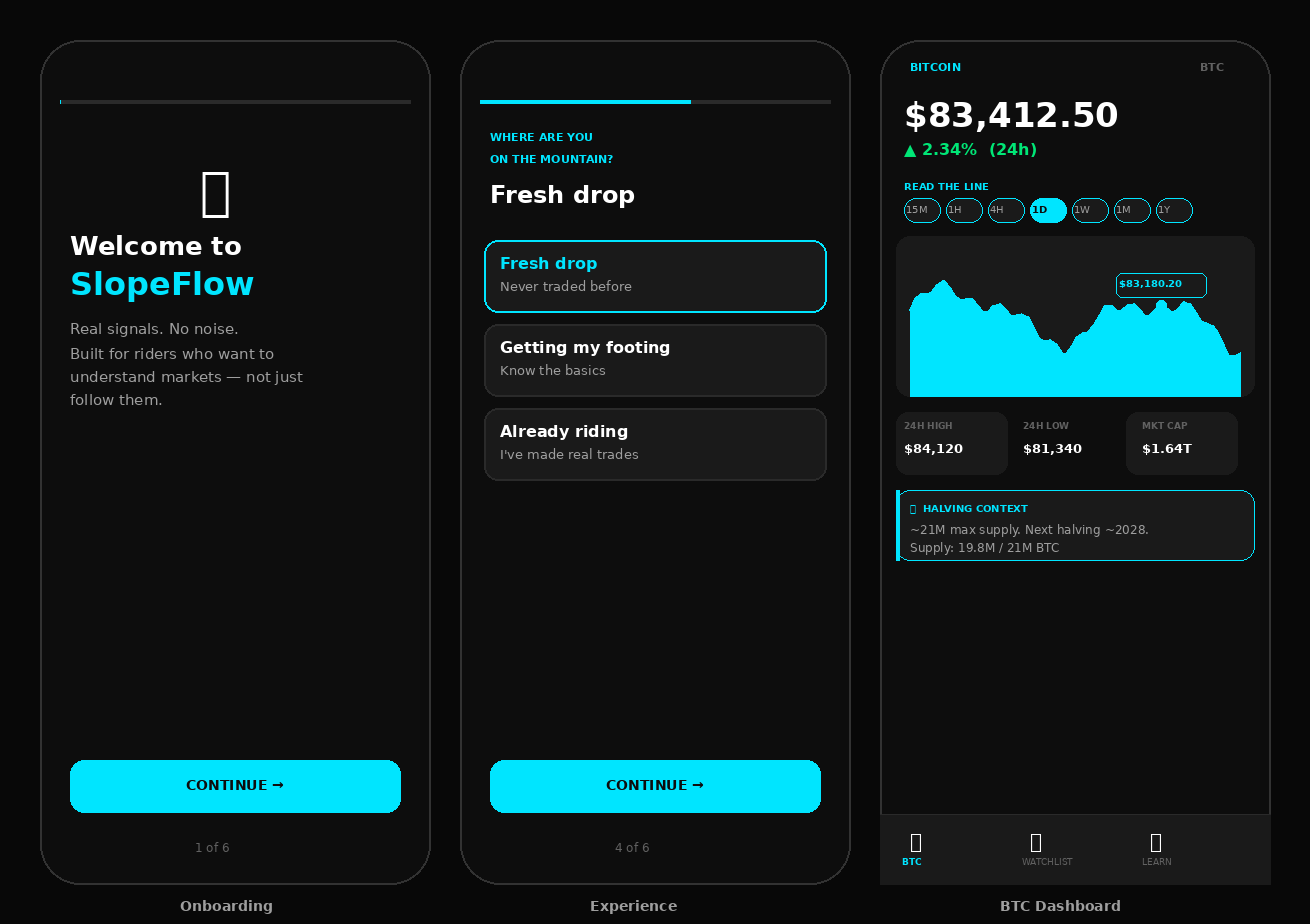

Python code for this plot:
from PIL import Image, ImageDraw, ImageFont
import math

# Colors
BG       = (13, 13, 13)
CARD     = (26, 26, 26)
BORDER   = (42, 42, 42)
ACCENT   = (0, 229, 255)
GREEN    = (0, 230, 118)
RED      = (255, 23, 68)
GOLD     = (255, 214, 0)
WHITE    = (255, 255, 255)
GRAY     = (158, 158, 158)
MUTED    = (97, 97, 97)

W, H = 390, 844  # iPhone-ish
SCREENS = 3
GAP = 30
TOTAL_W = W * SCREENS + GAP * (SCREENS - 1)
img = Image.new('RGB', (TOTAL_W + 80, H + 80), (8, 8, 8))
draw = ImageDraw.Draw(img)

def phone(x_off, y_off):
    # Phone frame
    draw.rounded_rectangle([x_off, y_off, x_off+W, y_off+H], radius=40, fill=BG, outline=(50,50,50), width=2)

def rect(draw, x, y, w, h, fill, radius=14, outline=None, width=1):
    draw.rounded_rectangle([x, y, x+w, y+h], radius=radius, fill=fill, outline=outline, width=width)

def text(draw, x, y, s, size=14, color=WHITE, bold=False, center=False, max_w=None):
    try:
        font = ImageFont.truetype("/usr/share/fonts/truetype/dejavu/DejaVuSans-Bold.ttf" if bold else "/usr/share/fonts/truetype/dejavu/DejaVuSans.ttf", size)
    except:
        font = ImageFont.load_default()
    if center and max_w:
        bbox = draw.textbbox((0,0), s, font=font)
        tw = bbox[2] - bbox[0]
        x = x + (max_w - tw) // 2
    draw.text((x, y), s, fill=color, font=font)

def progress_bar(draw, xo, yo, pct):
    draw.rectangle([xo+20, yo+60, xo+W-20, yo+63], fill=BORDER)
    draw.rectangle([xo+20, yo+60, xo+20+int((W-40)*pct), yo+63], fill=ACCENT)

# ─── SCREEN 1: ONBOARDING (Welcome) ────────────────────────────────────────
X0, Y0 = 40, 40
phone(X0, Y0)
progress_bar(draw, X0, Y0, 0.0)

text(draw, X0+160, Y0+120, "🏔", size=52, center=False)
text(draw, X0+30, Y0+190, "Welcome to", size=26, bold=True)
text(draw, X0+30, Y0+225, "SlopeFlow", size=32, bold=True, color=ACCENT)
text(draw, X0+30, Y0+280, "Real signals. No noise.", size=15, color=GRAY)
text(draw, X0+30, Y0+305, "Built for riders who want to", size=15, color=GRAY)
text(draw, X0+30, Y0+328, "understand markets — not just", size=15, color=GRAY)
text(draw, X0+30, Y0+351, "follow them.", size=15, color=GRAY)

# Continue button
rect(draw, X0+30, Y0+720, W-60, 52, ACCENT, radius=14)
text(draw, X0+30, Y0+737, "CONTINUE →", size=14, color=BG, bold=True, center=True, max_w=W-60)
text(draw, X0+155, Y0+800, "1 of 6", size=12, color=MUTED)

# ─── SCREEN 2: EXPERIENCE ───────────────────────────────────────────────────
X1 = X0 + W + GAP
phone(X1, Y0)
progress_bar(draw, X1, Y0, 0.6)

text(draw, X1+30, Y0+90, "WHERE ARE YOU", size=11, color=ACCENT, bold=True)
text(draw, X1+30, Y0+112, "ON THE MOUNTAIN?", size=11, color=ACCENT, bold=True)
text(draw, X1+30, Y0+140, "Fresh drop", size=24, bold=True)

# Option cards
opts = [
    ("Fresh drop",        "Never traded before",    True),
    ("Getting my footing","Know the basics",         False),
    ("Already riding",    "I've made real trades",  False),
]
oy = Y0 + 200
for label, sub, active in opts:
    outline_col = ACCENT if active else BORDER
    fill_col = (0, 229, 255, 18) if active else CARD
    rect(draw, X1+24, oy, W-48, 72, CARD, radius=14,
         outline=ACCENT if active else BORDER, width=2)
    text(draw, X1+40, oy+14, label, size=16, bold=True, color=ACCENT if active else WHITE)
    text(draw, X1+40, oy+38, sub, size=13, color=GRAY)
    oy += 84

rect(draw, X1+30, Y0+720, W-60, 52, ACCENT, radius=14)
text(draw, X1+30, Y0+737, "CONTINUE →", size=14, color=BG, bold=True, center=True, max_w=W-60)
text(draw, X1+155, Y0+800, "4 of 6", size=12, color=MUTED)

# ─── SCREEN 3: BTC DASHBOARD ────────────────────────────────────────────────
X2 = X1 + W + GAP
phone(X2, Y0)

# Status bar area
text(draw, X2+30, Y0+20, "BITCOIN", size=11, color=ACCENT, bold=True)
text(draw, X2+320, Y0+20, "BTC", size=11, color=MUTED, bold=True)

# Price
text(draw, X2+24, Y0+55, "$83,412.50", size=34, bold=True)
text(draw, X2+24, Y0+100, "▲ 2.34%  (24h)", size=16, bold=True, color=GREEN)

# Range buttons
text(draw, X2+24, Y0+140, "READ THE LINE", size=10, color=ACCENT, bold=True)
ranges = ["15M","1H","4H","1D","1W","1M","1Y"]
rx = X2+24
for i, r in enumerate(ranges):
    active = (r == "1D")
    bw = 36
    rect(draw, rx, Y0+158, bw, 24, ACCENT if active else CARD, radius=12,
         outline=ACCENT if not active else None, width=1)
    text(draw, rx+2, Y0+163, r, size=10, color=BG if active else GRAY, bold=active)
    rx += bw + 6

# Chart area (simulated area chart)
rect(draw, X2+16, Y0+196, W-32, 160, CARD, radius=14)
# Draw a fake chart line
import math
pts = []
for i in range(60):
    px = X2+30 + int(i * (W-60)/59)
    base = 270
    wave = math.sin(i * 0.18) * 22 + math.sin(i * 0.4) * 10
    noise = math.sin(i * 1.3) * 5
    py = Y0 + base - int(wave + noise) + int(i * 0.3)
    pts.append((px, py))
# Area fill
fill_pts = [(X2+30, Y0+356)] + pts + [(X2+30+int(59*(W-60)/59), Y0+356)]
draw.polygon(fill_pts, fill=(0, 229, 255, 40))
# Line
for i in range(len(pts)-1):
    draw.line([pts[i], pts[i+1]], fill=ACCENT, width=2)
# Pointer dot
draw.ellipse([pts[45][0]-5, pts[45][1]-5, pts[45][0]+5, pts[45][1]+5], fill=ACCENT)
# Pointer label
rect(draw, pts[45][0]-45, pts[45][1]-32, 90, 24, CARD, radius=6, outline=ACCENT, width=1)
text(draw, pts[45][0]-42, pts[45][1]-28, "$83,180.20", size=10, color=ACCENT, bold=True)

# Stat cards
sy = Y0+372
sw = (W-48-8) // 3
for label, val in [("24H HIGH","$84,120"),("24H LOW","$81,340"),("MKT CAP","$1.64T")]:
    rect(draw, X2+16+sw*[0,1,2][["24H HIGH","24H LOW","MKT CAP"].index(label)]+[0,8+sw,16+sw*2][["24H HIGH","24H LOW","MKT CAP"].index(label)]-[0,0,0][["24H HIGH","24H LOW","MKT CAP"].index(label)], sy, sw, 62, CARD, radius=12)
sx = X2+16
for label, val in [("24H HIGH","$84,120"),("24H LOW","$81,340"),("MKT CAP","$1.64T")]:
    text(draw, sx+8, sy+8,  label, size=9,  color=MUTED, bold=True)
    text(draw, sx+8, sy+28, val,   size=13, color=WHITE, bold=True)
    sx += sw + 8

# Halving card
rect(draw, X2+16, Y0+450, W-32, 70, CARD, radius=14, outline=ACCENT, width=1)
# Left accent strip
draw.rectangle([X2+16, Y0+450, X2+19, Y0+520], fill=ACCENT)
text(draw, X2+30, Y0+462, "⛏  HALVING CONTEXT", size=10, color=ACCENT, bold=True)
text(draw, X2+30, Y0+482, "~21M max supply. Next halving ~2028.", size=12, color=GRAY)
text(draw, X2+30, Y0+500, "Supply: 19.8M / 21M BTC", size=12, color=GRAY)

# Bottom tab bar
rect(draw, X2+0, Y0+H-70, W, 70, CARD, radius=0)
draw.line([X2, Y0+H-70, X2+W, Y0+H-70], fill=BORDER, width=1)
tabs = [("₿","BTC",True),("📈","WATCHLIST",False),("🏂","LEARN",False)]
tx = X2+30
for icon, label, active in tabs:
    text(draw, tx, Y0+H-55, icon, size=20)
    text(draw, tx-8, Y0+H-28, label, size=9, color=ACCENT if active else MUTED, bold=active)
    tx += 120

# Labels under screens
label_y = Y0 + H + 14
text(draw, 40+140, label_y, "Onboarding", size=14, color=GRAY, bold=True)
text(draw, X1+130, label_y, "Experience", size=14, color=GRAY, bold=True)
text(draw, X2+120, label_y, "BTC Dashboard", size=14, color=GRAY, bold=True)

img.save("mockup.png")
print("Saved mockup.png")
